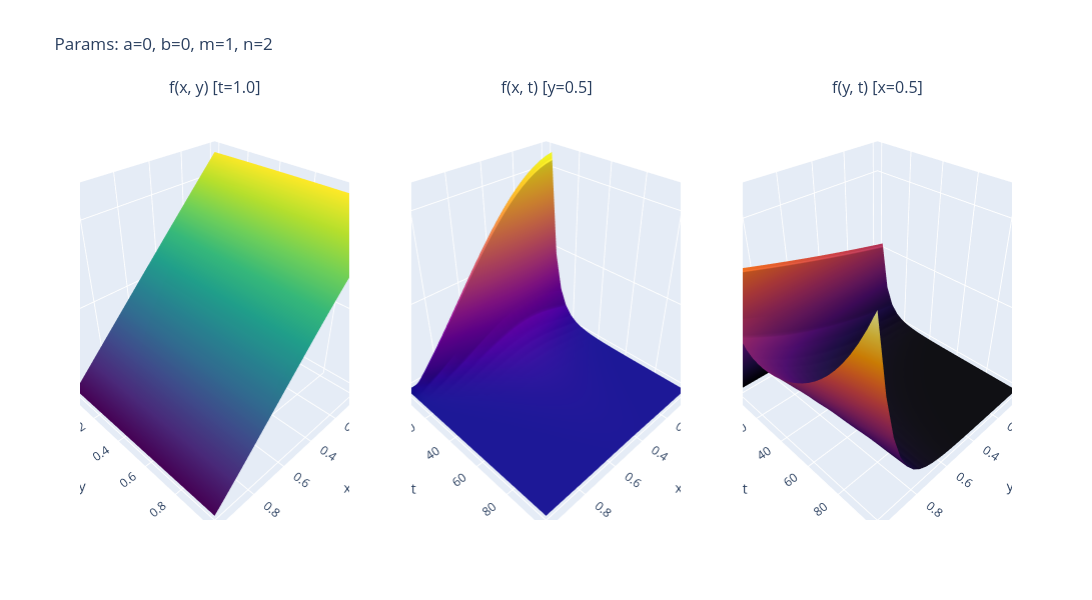
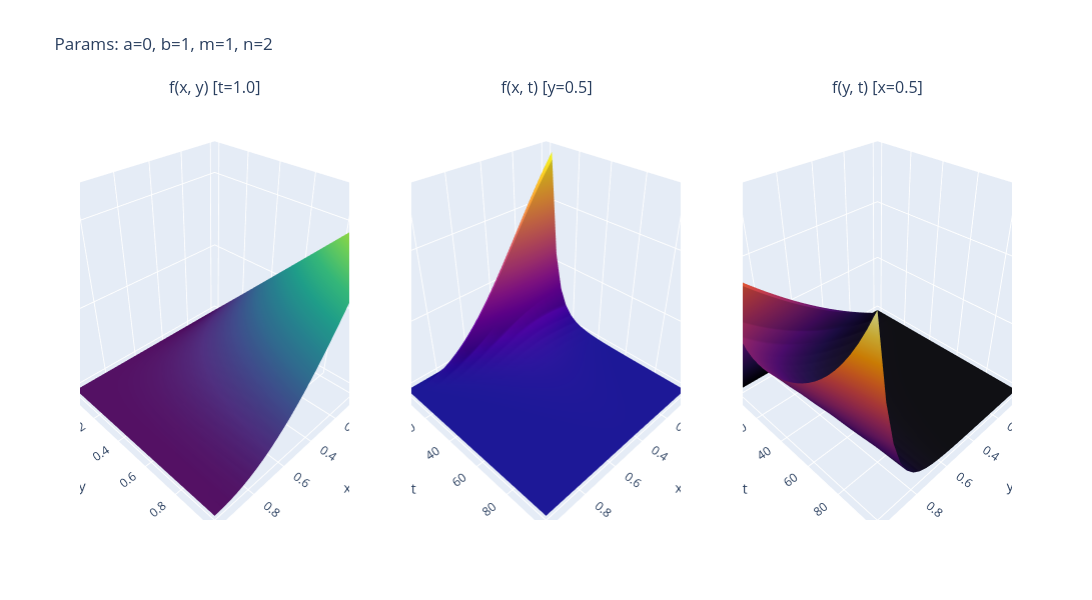
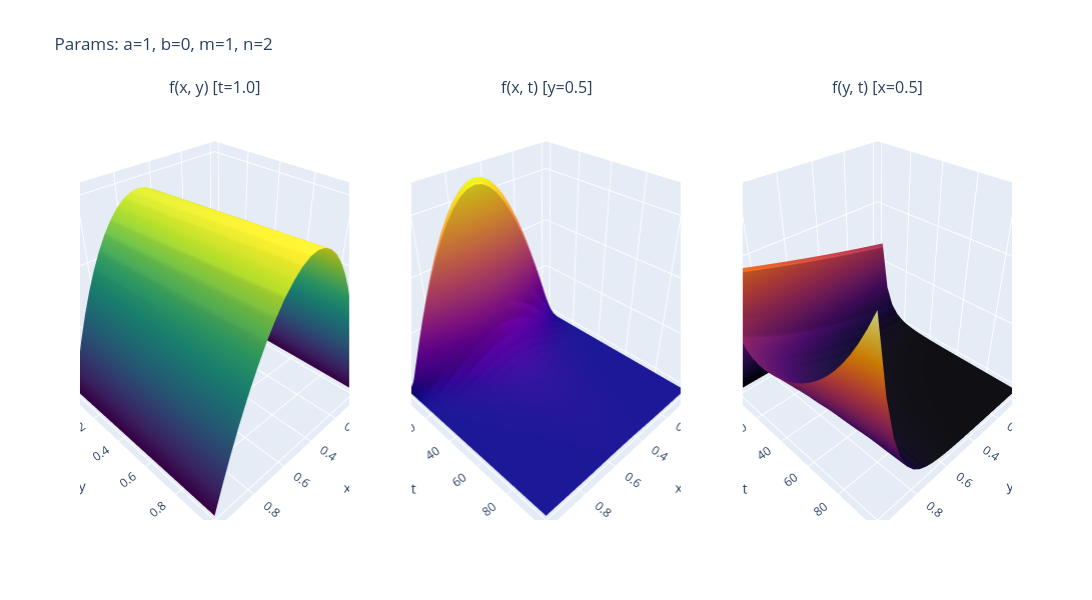
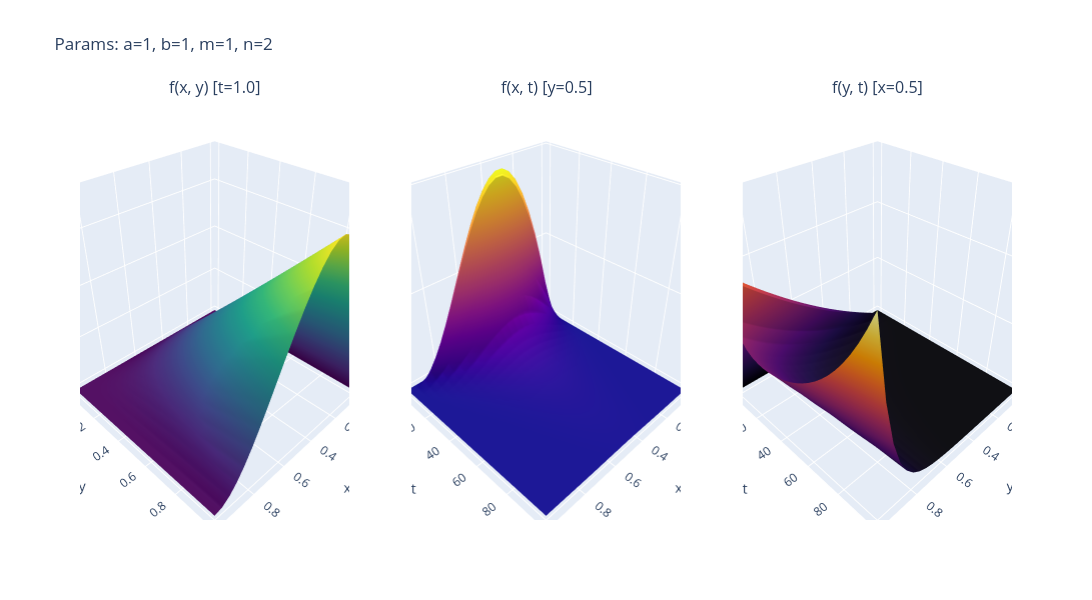

The cell these charts' notebook holds for them, in order:
### Code cell
grid_size = 25
x_space = np.linspace(0., 1., grid_size)
y_space = np.linspace(0., 1., grid_size)
t_space = np.linspace(0., 100., grid_size)

for i in range(len(A_VALS)):
    a, b, m, n = A_VALS[i], B_VALS[i], M_VALS[i], N_VALS[i]

    fig = make_subplots(
        rows=1, cols=3,
        specs=[[{'type': 'surface'}, {'type': 'surface'}, {'type': 'surface'}]],
        subplot_titles=(f'f(x, y) [t=1.0]', f'f(x, t) [y=0.5]', f'f(y, t) [x=0.5]')
    )

    X, Y = np.meshgrid(x_space, y_space)
    Z1 = integrand_xyz(X, Y, 1.0, a, b, m, n)
    fig.add_trace(go.Surface(z=Z1, x=X, y=Y, colorscale='Viridis', showscale=False), row=1, col=1)

    X2, T2 = np.meshgrid(x_space, t_space)
    Z2 = integrand_xyz(X2, 0.5, T2, a, b, m, n)
    fig.add_trace(go.Surface(z=Z2, x=X2, y=T2, colorscale='Plasma', showscale=False), row=1, col=2)

    Y3, T3 = np.meshgrid(y_space, t_space)
    Z3 = integrand_xyz(0.5, Y3, T3, a, b, m, n)
    fig.add_trace(go.Surface(z=Z3, x=Y3, y=T3, colorscale='Inferno', showscale=False), row=1, col=3)

    fig.update_layout(
        title=f'Params: a={a}, b={b}, m={m}, n={n}',
        scene=dict(xaxis_title='x', yaxis_title='y', zaxis_title='f'),
        scene2=dict(xaxis_title='x', yaxis_title='t', zaxis_title='f'),
        scene3=dict(xaxis_title='y', yaxis_title='t', zaxis_title='f'),
        height=600,
        width=1500
    )

    fig.show()

### Figure 1 — Plotly figure (JSON) as saved in the notebook; plotly's stock layout.template omitted (floating-point values rounded to 4 significant figures; data arrays with more than 128 entries replaced by an {"elided": "..."} marker saying what was removed)
{"data": [{"colorscale": [[0.0, "#440154"], [0.1111, "#482878"], [0.2222, "#3e4989"], [0.3333, "#31688e"], [0.4444, "#26828e"], [0.5556, "#1f9e89"], [0.6667, "#35b779"], [0.7778, "#6ece58"], [0.8889, "#b5de2b"], [1.0, "#fde725"]], "showscale": false, "x": {"elided": "25x25 float values"}, "y": {"elided": "25x25 float values"}, "z": {"elided": "25x25 float values"}, "type": "surface", "scene": "scene"}, {"colorscale": [[0.0, "#0d0887"], [0.1111, "#46039f"], [0.2222, "#7201a8"], [0.3333, "#9c179e"], [0.4444, "#bd3786"], [0.5556, "#d8576b"], [0.6667, "#ed7953"], [0.7778, "#fb9f3a"], [0.8889, "#fdca26"], [1.0, "#f0f921"]], "showscale": false, "x": {"elided": "25x25 float values"}, "y": {"elided": "25x25 float values"}, "z": {"elided": "25x25 float values"}, "type": "surface", "scene": "scene2"}, {"colorscale": [[0.0, "#000004"], [0.1111, "#1b0c41"], [0.2222, "#4a0c6b"], [0.3333, "#781c6d"], [0.4444, "#a52c60"], [0.5556, "#cf4446"], [0.6667, "#ed6925"], [0.7778, "#fb9b06"], [0.8889, "#f7d13d"], [1.0, "#fcffa4"]], "showscale": false, "x": {"elided": "25x25 float values"}, "y": {"elided": "25x25 float values"}, "z": {"elided": "25x25 float values"}, "type": "surface", "scene": "scene3"}], "layout": {"scene": {"domain": {"x": [0.0, 0.2889], "y": [0.0, 1.0]}, "xaxis": {"title": {"text": "x"}}, "yaxis": {"title": {"text": "y"}}, "zaxis": {"title": {"text": "f"}}}, "scene2": {"domain": {"x": [0.3556, 0.6444], "y": [0.0, 1.0]}, "xaxis": {"title": {"text": "x"}}, "yaxis": {"title": {"text": "t"}}, "zaxis": {"title": {"text": "f"}}}, "scene3": {"domain": {"x": [0.7111, 1.0], "y": [0.0, 1.0]}, "xaxis": {"title": {"text": "y"}}, "yaxis": {"title": {"text": "t"}}, "zaxis": {"title": {"text": "f"}}}, "annotations": [{"font": {"size": 16}, "showarrow": false, "text": "f(x, y) [t=1.0]", "x": 0.1444, "xanchor": "center", "xref": "paper", "y": 1.0, "yanchor": "bottom", "yref": "paper"}, {"font": {"size": 16}, "showarrow": false, "text": "f(x, t) [y=0.5]", "x": 0.5, "xanchor": "center", "xref": "paper", "y": 1.0, "yanchor": "bottom", "yref": "paper"}, {"font": {"size": 16}, "showarrow": false, "text": "f(y, t) [x=0.5]", "x": 0.8556, "xanchor": "center", "xref": "paper", "y": 1.0, "yanchor": "bottom", "yref": "paper"}], "title": {"text": "Params: a=0, b=0, m=1, n=2"}, "height": 600, "width": 1500}}

### Figure 2 — Plotly figure (JSON) as saved in the notebook; plotly's stock layout.template omitted (floating-point values rounded to 4 significant figures; data arrays with more than 128 entries replaced by an {"elided": "..."} marker saying what was removed)
{"data": [{"colorscale": [[0.0, "#440154"], [0.1111, "#482878"], [0.2222, "#3e4989"], [0.3333, "#31688e"], [0.4444, "#26828e"], [0.5556, "#1f9e89"], [0.6667, "#35b779"], [0.7778, "#6ece58"], [0.8889, "#b5de2b"], [1.0, "#fde725"]], "showscale": false, "x": {"elided": "25x25 float values"}, "y": {"elided": "25x25 float values"}, "z": {"elided": "25x25 float values"}, "type": "surface", "scene": "scene"}, {"colorscale": [[0.0, "#0d0887"], [0.1111, "#46039f"], [0.2222, "#7201a8"], [0.3333, "#9c179e"], [0.4444, "#bd3786"], [0.5556, "#d8576b"], [0.6667, "#ed7953"], [0.7778, "#fb9f3a"], [0.8889, "#fdca26"], [1.0, "#f0f921"]], "showscale": false, "x": {"elided": "25x25 float values"}, "y": {"elided": "25x25 float values"}, "z": {"elided": "25x25 float values"}, "type": "surface", "scene": "scene2"}, {"colorscale": [[0.0, "#000004"], [0.1111, "#1b0c41"], [0.2222, "#4a0c6b"], [0.3333, "#781c6d"], [0.4444, "#a52c60"], [0.5556, "#cf4446"], [0.6667, "#ed6925"], [0.7778, "#fb9b06"], [0.8889, "#f7d13d"], [1.0, "#fcffa4"]], "showscale": false, "x": {"elided": "25x25 float values"}, "y": {"elided": "25x25 float values"}, "z": {"elided": "25x25 float values"}, "type": "surface", "scene": "scene3"}], "layout": {"scene": {"domain": {"x": [0.0, 0.2889], "y": [0.0, 1.0]}, "xaxis": {"title": {"text": "x"}}, "yaxis": {"title": {"text": "y"}}, "zaxis": {"title": {"text": "f"}}}, "scene2": {"domain": {"x": [0.3556, 0.6444], "y": [0.0, 1.0]}, "xaxis": {"title": {"text": "x"}}, "yaxis": {"title": {"text": "t"}}, "zaxis": {"title": {"text": "f"}}}, "scene3": {"domain": {"x": [0.7111, 1.0], "y": [0.0, 1.0]}, "xaxis": {"title": {"text": "y"}}, "yaxis": {"title": {"text": "t"}}, "zaxis": {"title": {"text": "f"}}}, "annotations": [{"font": {"size": 16}, "showarrow": false, "text": "f(x, y) [t=1.0]", "x": 0.1444, "xanchor": "center", "xref": "paper", "y": 1.0, "yanchor": "bottom", "yref": "paper"}, {"font": {"size": 16}, "showarrow": false, "text": "f(x, t) [y=0.5]", "x": 0.5, "xanchor": "center", "xref": "paper", "y": 1.0, "yanchor": "bottom", "yref": "paper"}, {"font": {"size": 16}, "showarrow": false, "text": "f(y, t) [x=0.5]", "x": 0.8556, "xanchor": "center", "xref": "paper", "y": 1.0, "yanchor": "bottom", "yref": "paper"}], "title": {"text": "Params: a=0, b=1, m=1, n=2"}, "height": 600, "width": 1500}}

### Figure 3 — Plotly figure (JSON) as saved in the notebook; plotly's stock layout.template omitted (floating-point values rounded to 4 significant figures; data arrays with more than 128 entries replaced by an {"elided": "..."} marker saying what was removed)
{"data": [{"colorscale": [[0.0, "#440154"], [0.1111, "#482878"], [0.2222, "#3e4989"], [0.3333, "#31688e"], [0.4444, "#26828e"], [0.5556, "#1f9e89"], [0.6667, "#35b779"], [0.7778, "#6ece58"], [0.8889, "#b5de2b"], [1.0, "#fde725"]], "showscale": false, "x": {"elided": "25x25 float values"}, "y": {"elided": "25x25 float values"}, "z": {"elided": "25x25 float values"}, "type": "surface", "scene": "scene"}, {"colorscale": [[0.0, "#0d0887"], [0.1111, "#46039f"], [0.2222, "#7201a8"], [0.3333, "#9c179e"], [0.4444, "#bd3786"], [0.5556, "#d8576b"], [0.6667, "#ed7953"], [0.7778, "#fb9f3a"], [0.8889, "#fdca26"], [1.0, "#f0f921"]], "showscale": false, "x": {"elided": "25x25 float values"}, "y": {"elided": "25x25 float values"}, "z": {"elided": "25x25 float values"}, "type": "surface", "scene": "scene2"}, {"colorscale": [[0.0, "#000004"], [0.1111, "#1b0c41"], [0.2222, "#4a0c6b"], [0.3333, "#781c6d"], [0.4444, "#a52c60"], [0.5556, "#cf4446"], [0.6667, "#ed6925"], [0.7778, "#fb9b06"], [0.8889, "#f7d13d"], [1.0, "#fcffa4"]], "showscale": false, "x": {"elided": "25x25 float values"}, "y": {"elided": "25x25 float values"}, "z": {"elided": "25x25 float values"}, "type": "surface", "scene": "scene3"}], "layout": {"scene": {"domain": {"x": [0.0, 0.2889], "y": [0.0, 1.0]}, "xaxis": {"title": {"text": "x"}}, "yaxis": {"title": {"text": "y"}}, "zaxis": {"title": {"text": "f"}}}, "scene2": {"domain": {"x": [0.3556, 0.6444], "y": [0.0, 1.0]}, "xaxis": {"title": {"text": "x"}}, "yaxis": {"title": {"text": "t"}}, "zaxis": {"title": {"text": "f"}}}, "scene3": {"domain": {"x": [0.7111, 1.0], "y": [0.0, 1.0]}, "xaxis": {"title": {"text": "y"}}, "yaxis": {"title": {"text": "t"}}, "zaxis": {"title": {"text": "f"}}}, "annotations": [{"font": {"size": 16}, "showarrow": false, "text": "f(x, y) [t=1.0]", "x": 0.1444, "xanchor": "center", "xref": "paper", "y": 1.0, "yanchor": "bottom", "yref": "paper"}, {"font": {"size": 16}, "showarrow": false, "text": "f(x, t) [y=0.5]", "x": 0.5, "xanchor": "center", "xref": "paper", "y": 1.0, "yanchor": "bottom", "yref": "paper"}, {"font": {"size": 16}, "showarrow": false, "text": "f(y, t) [x=0.5]", "x": 0.8556, "xanchor": "center", "xref": "paper", "y": 1.0, "yanchor": "bottom", "yref": "paper"}], "title": {"text": "Params: a=1, b=0, m=1, n=2"}, "height": 600, "width": 1500}}

### Figure 4 — Plotly figure (JSON) as saved in the notebook; plotly's stock layout.template omitted (floating-point values rounded to 4 significant figures; data arrays with more than 128 entries replaced by an {"elided": "..."} marker saying what was removed)
{"data": [{"colorscale": [[0.0, "#440154"], [0.1111, "#482878"], [0.2222, "#3e4989"], [0.3333, "#31688e"], [0.4444, "#26828e"], [0.5556, "#1f9e89"], [0.6667, "#35b779"], [0.7778, "#6ece58"], [0.8889, "#b5de2b"], [1.0, "#fde725"]], "showscale": false, "x": {"elided": "25x25 float values"}, "y": {"elided": "25x25 float values"}, "z": {"elided": "25x25 float values"}, "type": "surface", "scene": "scene"}, {"colorscale": [[0.0, "#0d0887"], [0.1111, "#46039f"], [0.2222, "#7201a8"], [0.3333, "#9c179e"], [0.4444, "#bd3786"], [0.5556, "#d8576b"], [0.6667, "#ed7953"], [0.7778, "#fb9f3a"], [0.8889, "#fdca26"], [1.0, "#f0f921"]], "showscale": false, "x": {"elided": "25x25 float values"}, "y": {"elided": "25x25 float values"}, "z": {"elided": "25x25 float values"}, "type": "surface", "scene": "scene2"}, {"colorscale": [[0.0, "#000004"], [0.1111, "#1b0c41"], [0.2222, "#4a0c6b"], [0.3333, "#781c6d"], [0.4444, "#a52c60"], [0.5556, "#cf4446"], [0.6667, "#ed6925"], [0.7778, "#fb9b06"], [0.8889, "#f7d13d"], [1.0, "#fcffa4"]], "showscale": false, "x": {"elided": "25x25 float values"}, "y": {"elided": "25x25 float values"}, "z": {"elided": "25x25 float values"}, "type": "surface", "scene": "scene3"}], "layout": {"scene": {"domain": {"x": [0.0, 0.2889], "y": [0.0, 1.0]}, "xaxis": {"title": {"text": "x"}}, "yaxis": {"title": {"text": "y"}}, "zaxis": {"title": {"text": "f"}}}, "scene2": {"domain": {"x": [0.3556, 0.6444], "y": [0.0, 1.0]}, "xaxis": {"title": {"text": "x"}}, "yaxis": {"title": {"text": "t"}}, "zaxis": {"title": {"text": "f"}}}, "scene3": {"domain": {"x": [0.7111, 1.0], "y": [0.0, 1.0]}, "xaxis": {"title": {"text": "y"}}, "yaxis": {"title": {"text": "t"}}, "zaxis": {"title": {"text": "f"}}}, "annotations": [{"font": {"size": 16}, "showarrow": false, "text": "f(x, y) [t=1.0]", "x": 0.1444, "xanchor": "center", "xref": "paper", "y": 1.0, "yanchor": "bottom", "yref": "paper"}, {"font": {"size": 16}, "showarrow": false, "text": "f(x, t) [y=0.5]", "x": 0.5, "xanchor": "center", "xref": "paper", "y": 1.0, "yanchor": "bottom", "yref": "paper"}, {"font": {"size": 16}, "showarrow": false, "text": "f(y, t) [x=0.5]", "x": 0.8556, "xanchor": "center", "xref": "paper", "y": 1.0, "yanchor": "bottom", "yref": "paper"}], "title": {"text": "Params: a=1, b=1, m=1, n=2"}, "height": 600, "width": 1500}}
